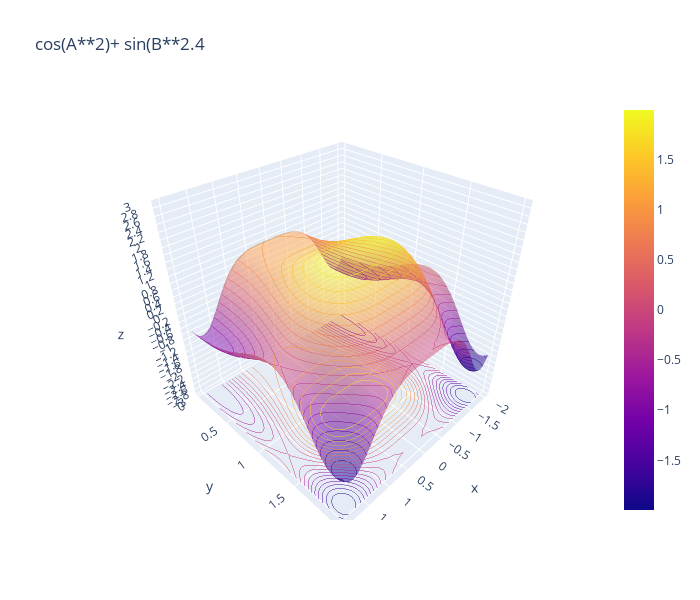

Source (notebook cell):
### Code cell
fig = go.Figure(data=[go.Surface(x=a, y=b,z=L, opacity=0.5)])
fig.update_traces(contours_z=dict(show=True,usecolormap=True, highlightcolor="limegreen",project_z=True))
fig.update_layout(title="cos(A**2)+ sin(B**2.4", width=700, height=600, scene = dict(zaxis=dict(nticks=40, range=[-3,3])))
